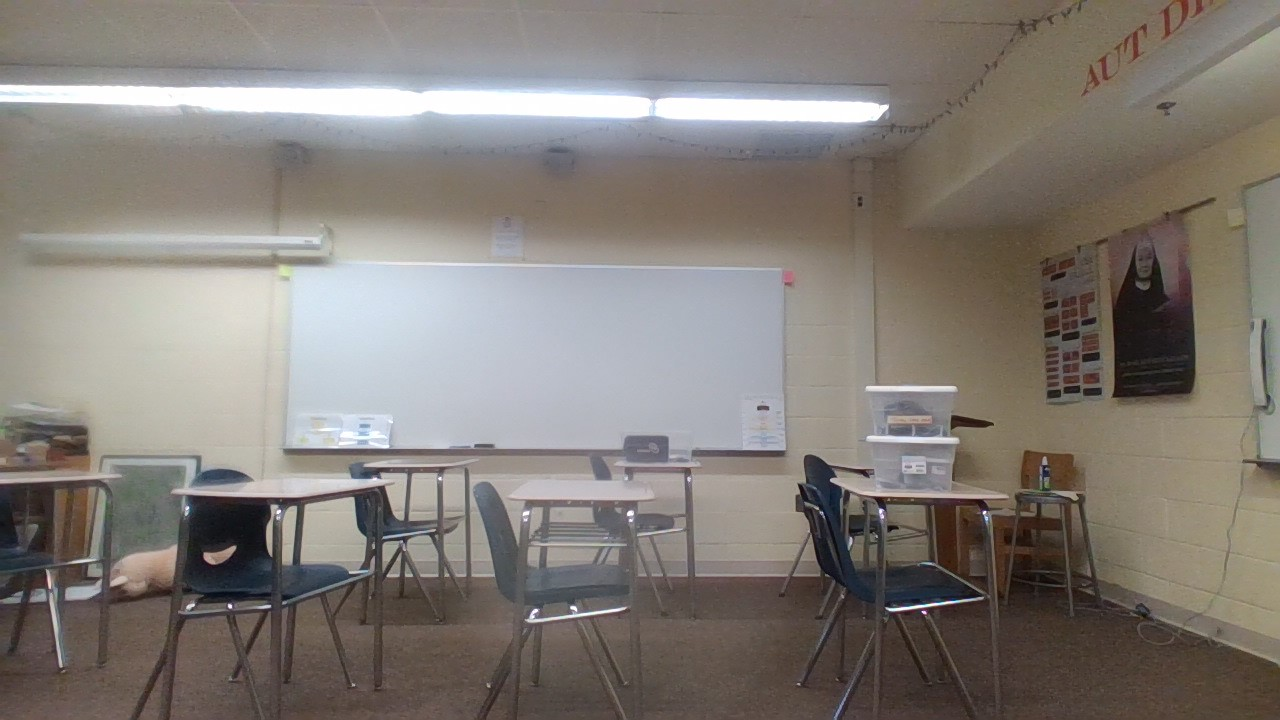
#> input picture Step 2-Background Removal Experimentation/background.jpg, 1280 x 720 px
$ python no_bckg_static_image.py
#> lines starting #> are read from the running program, lines starting #| are printed output that depends on the picture
import cv2

# Load the video with the background to be removed
video_capture = cv2.VideoCapture('video_with_background.mp4')

# Load the static background image
background_image = cv2.imread('background.jpg')
#> background_image is the input picture: shape (720, 1280, 3); mean B, G, R 119.5, 125.2, 131.4

# Ensure that the background image and video have the same dimensions
background_image = cv2.resize(background_image, (640, 480))  # Adjust size as needed
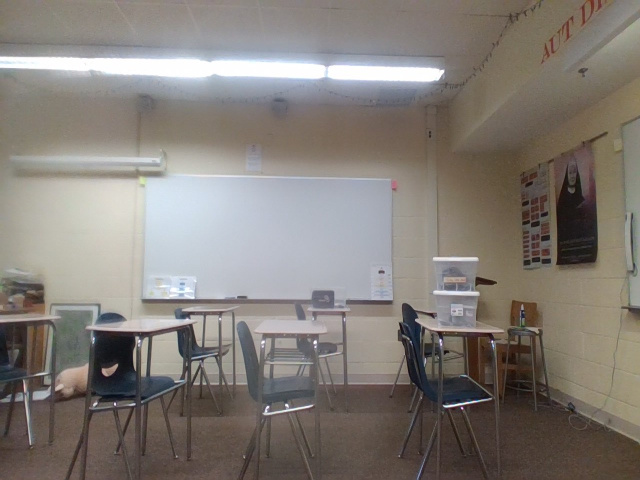
#> background_image: shape (480, 640, 3); mean B, G, R 119.5, 125.2, 131.4

# Create an output video writer
fourcc = cv2.VideoWriter_fourcc(*'XVID')
output = cv2.VideoWriter('output_video.avi', fourcc, 30, (640, 480))

while True:
    ret, frame = video_capture.read()
    if not ret:
        break

    # Resize the frame to match the dimensions of the background image
    frame = cv2.resize(frame, (640, 480))

    # Calculate the absolute difference between the current frame and the background
    diff = cv2.absdiff(background_image, frame)

    # Convert the difference to grayscale
    diff_gray = cv2.cvtColor(diff, cv2.COLOR_BGR2GRAY)

    # Threshold the grayscale difference to create a mask
    _, mask = cv2.threshold(diff_gray, 30, 255, cv2.THRESH_BINARY)

    # Invert the mask
    mask_inv = cv2.bitwise_not(mask)

    # Extract the subject from the frame using the mask
    subject = cv2.bitwise_and(frame, frame, mask=mask_inv)

    # Write the subject to the output video
    output.write(subject)

    cv2.imshow('Background Removal', subject)
    if cv2.waitKey(1) & 0xFF == ord('q'):
        break

video_capture.release()
output.release()
cv2.destroyAllWindows()
